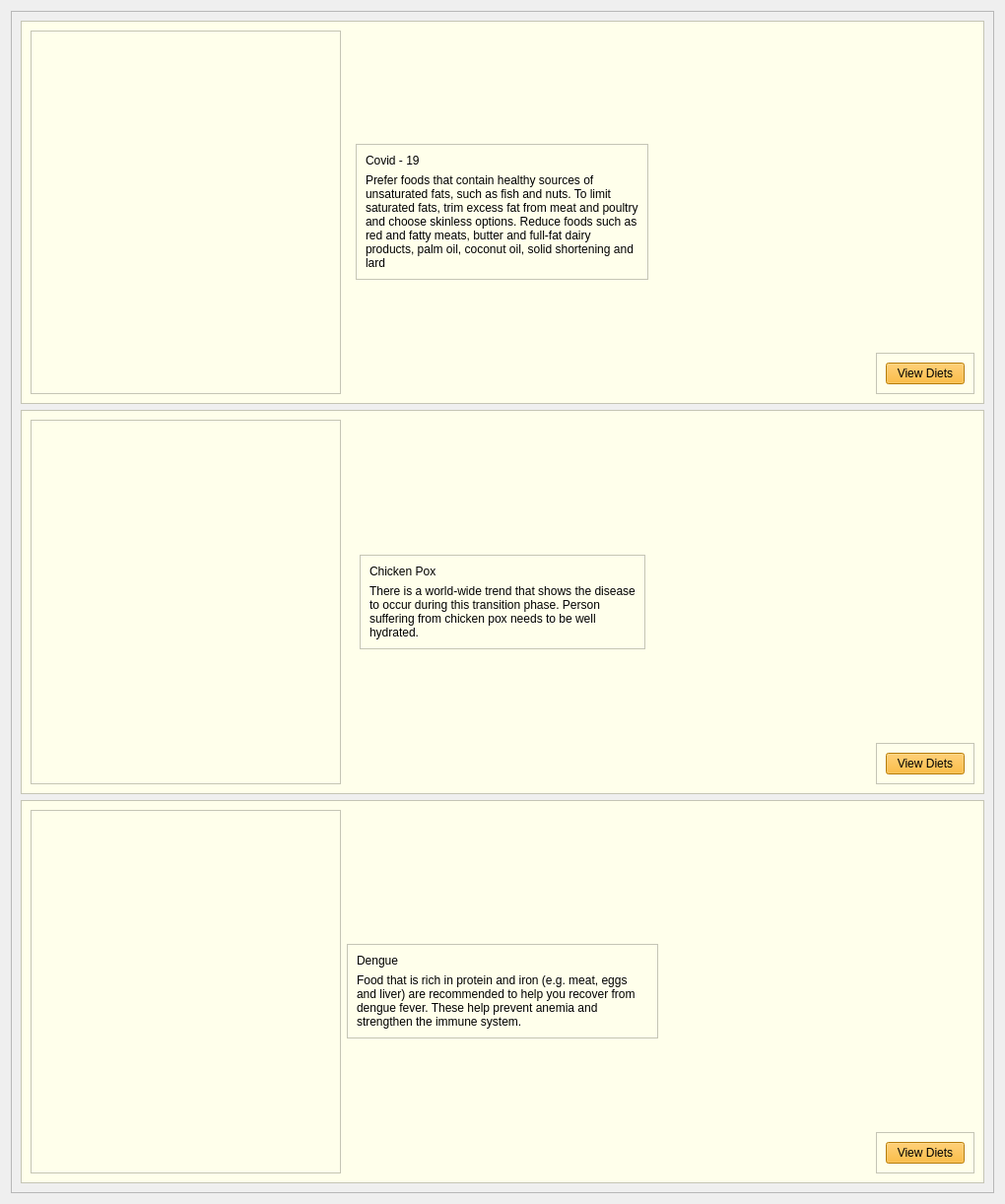
                <widget class="QWidget" name="scrollAreaWidgetContents_2">
                 <property name="geometry">
                  <rect>
                   <x>0</x>
                   <y>-547</y>
                   <width>1020</width>
                   <height>1218</height>
                  </rect>
                 </property>
                 <layout class="QVBoxLayout" name="verticalLayout_31">
                  <item>
                   <widget class="QFrame" name="frame_37">
                    <property name="minimumSize">
                     <size>
                      <width>0</width>
                      <height>1200</height>
                     </size>
                    </property>
                    <property name="frameShape">
                     <enum>QFrame::StyledPanel</enum>
                    </property>
                    <property name="frameShadow">
                     <enum>QFrame::Raised</enum>
                    </property>
                    <layout class="QVBoxLayout" name="verticalLayout_32">
                     <item>
                      <widget class="QFrame" name="frame_38">
                       <property name="styleSheet">
                        <string notr="true">background-color: rgb(255, 255, 235);
border-radius: 0.5em;</string>
                       </property>
                       <property name="frameShape">
                        <enum>QFrame::StyledPanel</enum>
                       </property>
                       <property name="frameShadow">
                        <enum>QFrame::Raised</enum>
                       </property>
                       <layout class="QHBoxLayout" name="horizontalLayout_3">
                        <item>
                         <widget class="QFrame" name="frame_41">
                          <property name="frameShape">
                           <enum>QFrame::StyledPanel</enum>
                          </property>
                          <property name="frameShadow">
                           <enum>QFrame::Raised</enum>
                          </property>
                          <layout class="QVBoxLayout" name="verticalLayout_33">
                           <item>
                            <widget class="QLabel" name="label_16">
                             <property name="maximumSize">
                              <size>
                               <width>400</width>
                               <height>300</height>
                              </size>
                             </property>
                             <property name="text">
                              <string/>
                             </property>
                             <property name="pixmap">
                              <pixmap>../images/2.jpg</pixmap>
                             </property>
                             <property name="scaledContents">
                              <bool>true</bool>
                             </property>
                            </widget>
                           </item>
                          </layout>
                         </widget>
                        </item>
                        <item alignment="Qt::AlignHCenter|Qt::AlignVCenter">
                         <widget class="QFrame" name="frame_42">
                          <property name="maximumSize">
                           <size>
                            <width>1000</width>
                            <height>1000</height>
                           </size>
                          </property>
                          <property name="frameShape">
                           <enum>QFrame::StyledPanel</enum>
                          </property>
                          <property name="frameShadow">
                           <enum>QFrame::Raised</enum>
                          </property>
                          <layout class="QVBoxLayout" name="verticalLayout_35">
                           <item>
                            <widget class="QLabel" name="label_18">
                             <property name="maximumSize">
                              <size>
                               <width>16777215</width>
                               <height>1000</height>
                              </size>
                             </property>
                             <property name="styleSheet">
                              <string notr="true">font: 700 14pt &quot;Poppins&quot;;</string>
                             </property>
                             <property name="text">
                              <string>Covid - 19</string>
                             </property>
                            </widget>
                           </item>
                           <item>
                            <widget class="QLabel" name="label_38">
                             <property name="styleSheet">
                              <string notr="true">font: 300 12pt &quot;Poppins&quot;;</string>
                             </property>
                             <property name="text">
                              <string>Prefer foods that contain healthy sources of unsaturated fats, such as fish and nuts. To limit saturated fats, trim excess fat from meat and poultry and choose skinless options. Reduce foods such as red and fatty meats, butter and full-fat dairy products, palm oil, coconut oil, solid shortening and lard</string>
                             </property>
                             <property name="wordWrap">
                              <bool>true</bool>
                             </property>
                            </widget>
                           </item>
                          </layout>
                         </widget>
                        </item>
                        <item alignment="Qt::AlignRight|Qt::AlignBottom">
                         <widget class="QFrame" name="frame_43">
                          <property name="frameShape">
                           <enum>QFrame::StyledPanel</enum>
                          </property>
                          <property name="frameShadow">
                           <enum>QFrame::Raised</enum>
                          </property>
                          <layout class="QVBoxLayout" name="verticalLayout_34">
                           <item alignment="Qt::AlignBottom">
                            <widget class="QPushButton" name="viewdiets1">
                             <property name="styleSheet">
                              <string notr="true">border-radius: 0.5em;
background-color: rgb(255, 174, 13);
padding-top: 0.30em;
padding-bottom: 0.30em;
padding-left: 0.5em;
padding-right: 0.5em;
font: 500 10pt &quot;Poppins&quot;;</string>
                             </property>
                             <property name="text">
                              <string>View Diets</string>
                             </property>
                            </widget>
                           </item>
                          </layout>
                         </widget>
                        </item>
                       </layout>
                      </widget>
                     </item>
                     <item>
                      <widget class="QFrame" name="frame_39">
                       <property name="styleSheet">
                        <string notr="true">background-color: rgb(255, 255, 235);
border-radius: 0.5em;</string>
                       </property>
                       <property name="frameShape">
                        <enum>QFrame::StyledPanel</enum>
                       </property>
                       <property name="frameShadow">
                        <enum>QFrame::Raised</enum>
                       </property>
                       <layout class="QHBoxLayout" name="horizontalLayout_4">
                        <item>
                         <widget class="QFrame" name="frame_44">
                          <property name="frameShape">
                           <enum>QFrame::StyledPanel</enum>
                          </property>
                          <property name="frameShadow">
                           <enum>QFrame::Raised</enum>
                          </property>
                          <layout class="QVBoxLayout" name="verticalLayout_37">
                           <item>
                            <widget class="QLabel" name="label_39">
                             <property name="maximumSize">
                              <size>
                               <width>400</width>
                               <height>300</height>
                              </size>
                             </property>
                             <property name="text">
                              <string/>
                             </property>
                             <property name="pixmap">
                              <pixmap>../images/disease/1.png</pixmap>
                             </property>
                             <property name="scaledContents">
                              <bool>true</bool>
                             </property>
                            </widget>
                           </item>
                          </layout>
                         </widget>
                        </item>
                        <item alignment="Qt::AlignHCenter|Qt::AlignVCenter">
                         <widget class="QFrame" name="frame_45">
                          <property name="frameShape">
                           <enum>QFrame::StyledPanel</enum>
                          </property>
                          <property name="frameShadow">
                           <enum>QFrame::Raised</enum>
                          </property>
                          <layout class="QVBoxLayout" name="verticalLayout_38">
                           <item>
                            <widget class="QLabel" name="label_40">
                             <property name="styleSheet">
                              <string notr="true">font: 700 14pt &quot;Poppins&quot;;</string>
                             </property>
                             <property name="text">
                              <string>Chicken Pox</string>
                             </property>
                            </widget>
                           </item>
                           <item>
                            <widget class="QLabel" name="label_41">
                             <property name="styleSheet">
                              <string notr="true">font: 300 12pt &quot;Poppins&quot;;</string>
                             </property>
                             <property name="text">
                              <string>There is a world-wide trend that shows the disease to occur during this transition phase. Person suffering from chicken pox needs to be well hydrated.</string>
                             </property>
                             <property name="wordWrap">
                              <bool>true</bool>
                             </property>
                            </widget>
                           </item>
                          </layout>
                         </widget>
                        </item>
                        <item alignment="Qt::AlignRight|Qt::AlignBottom">
                         <widget class="QFrame" name="frame_46">
                          <property name="frameShape">
                           <enum>QFrame::StyledPanel</enum>
                          </property>
                          <property name="frameShadow">
                           <enum>QFrame::Raised</enum>
                          </property>
                          <layout class="QVBoxLayout" name="verticalLayout_36">
                           <item>
                            <widget class="QPushButton" name="viewdiets2">
                             <property name="styleSheet">
                              <string notr="true">border-radius: 0.5em;
background-color: rgb(255, 174, 13);
padding-top: 0.30em;
padding-bottom: 0.30em;
padding-left: 0.5em;
padding-right: 0.5em;
font: 500 10pt &quot;Poppins&quot;;</string>
                             </property>
                             <property name="text">
                              <string>View Diets</string>
                             </property>
                            </widget>
                           </item>
                          </layout>
                         </widget>
                        </item>
                       </layout>
                      </widget>
                     </item>
                     <item>
                      <widget class="QFrame" name="frame_40">
                       <property name="styleSheet">
                        <string notr="true">background-color: rgb(255, 255, 235);
border-radius: 0.5em;</string>
                       </property>
                       <property name="frameShape">
                        <enum>QFrame::StyledPanel</enum>
                       </property>
                       <property name="frameShadow">
                        <enum>QFrame::Raised</enum>
                       </property>
                       <layout class="QHBoxLayout" name="horizontalLayout_8">
                        <item>
                         <widget class="QFrame" name="frame_47">
                          <property name="frameShape">
                           <enum>QFrame::StyledPanel</enum>
                          </property>
                          <property name="frameShadow">
                           <enum>QFrame::Raised</enum>
                          </property>
                          <layout class="QVBoxLayout" name="verticalLayout_41">
                           <item>
                            <widget class="QLabel" name="label_42">
                             <property name="maximumSize">
                              <size>
                               <width>400</width>
                               <height>300</height>
                              </size>
                             </property>
                             <property name="text">
                              <string/>
                             </property>
                             <property name="pixmap">
                              <pixmap>../images/disease/1.png</pixmap>
                             </property>
                             <property name="scaledContents">
                              <bool>true</bool>
                             </property>
                            </widget>
                           </item>
                          </layout>
                         </widget>
                        </item>
                        <item alignment="Qt::AlignVCenter">
                         <widget class="QFrame" name="frame_48">
                          <property name="frameShape">
                           <enum>QFrame::StyledPanel</enum>
                          </property>
                          <property name="frameShadow">
                           <enum>QFrame::Raised</enum>
                          </property>
                          <layout class="QVBoxLayout" name="verticalLayout_40">
                           <item>
                            <widget class="QLabel" name="label_43">
                             <property name="styleSheet">
                              <string notr="true">font: 700 14pt &quot;Poppins&quot;;</string>
                             </property>
                             <property name="text">
                              <string>Dengue</string>
                             </property>
                             <property name="wordWrap">
                              <bool>true</bool>
                             </property>
                            </widget>
                           </item>
                           <item>
                            <widget class="QLabel" name="label_44">
                             <property name="styleSheet">
                              <string notr="true">font: 300 12pt &quot;Poppins&quot;;</string>
                             </property>
                             <property name="text">
                              <string>Food that is rich in protein and iron (e.g. meat, eggs and liver) are recommended to help you recover from dengue fever. These help prevent anemia and strengthen the immune system.</string>
                             </property>
                             <property name="wordWrap">
                              <bool>true</bool>
                             </property>
                            </widget>
                           </item>
                          </layout>
                         </widget>
                        </item>
                        <item alignment="Qt::AlignRight|Qt::AlignBottom">
                         <widget class="QFrame" name="frame_49">
                          <property name="frameShape">
                           <enum>QFrame::StyledPanel</enum>
                          </property>
                          <property name="frameShadow">
                           <enum>QFrame::Raised</enum>
                          </property>
                          <layout class="QVBoxLayout" name="verticalLayout_39">
                           <item>
                            <widget class="QPushButton" name="viewdiets3">
                             <property name="styleSheet">
                              <string notr="true">border-radius: 0.5em;
background-color: rgb(255, 174, 13);
padding-top: 0.30em;
padding-bottom: 0.30em;
padding-left: 0.5em;
padding-right: 0.5em;
font: 500 10pt &quot;Poppins&quot;;</string>
                             </property>
                             <property name="text">
                              <string>View Diets</string>
                             </property>
                            </widget>
                           </item>
                          </layout>
                         </widget>
                        </item>
                       </layout>
                      </widget>
                     </item>
                    </layout>
                   </widget>
                  </item>
                 </layout>
                </widget>
